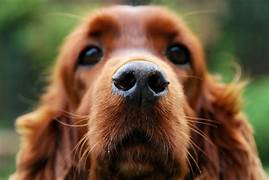
#> input picture Resources/dog.jpg, 269 x 180 px
$ python 'Resizing  and Cropping.py'
#> lines starting #> are read from the running program, lines starting #| are printed output that depends on the picture
import cv2
import numpy as np

img = cv2.imread("Resources/dog.jpg")
#> img is the input picture: shape (180, 269, 3); mean B, G, R 59.6, 86.4, 107.5
print(img.shape)
#| (180, 269, 3)

imgResize = cv2.resize(img, (1000,500))
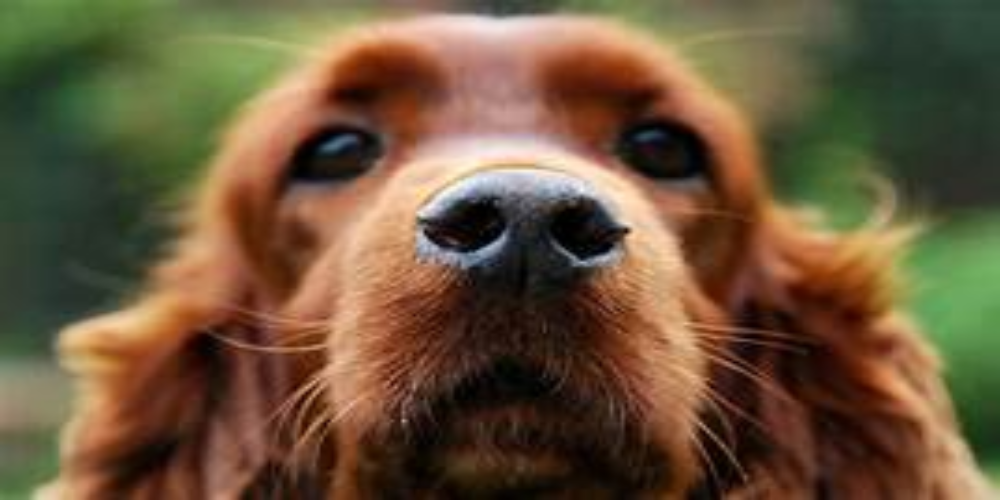
#> imgResize: shape (500, 1000, 3); mean B, G, R 59.5, 86.3, 107.3
print(imgResize.shape)
#| (500, 1000, 3)

imgCropped = img[0:200,50:500]
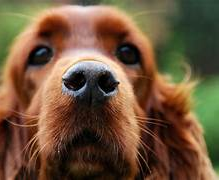
#> imgCropped: shape (180, 219, 3); mean B, G, R 60, 85.6, 111.3

cv2.imshow("DOG", img)
cv2.imshow("Resize Image", imgResize)
cv2.imshow("Cropped image", imgCropped)

cv2.waitKey(0)

$ run again, with Resources/img.png saved as Resources/dog.jpg
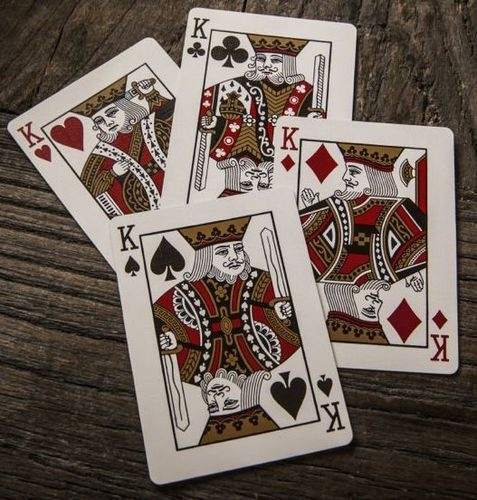
#> input picture Resources/img.png, 477 x 500 px
#> img is the input picture: shape (500, 477, 3); mean B, G, R 88.2, 96.6, 109.6
#| (500, 477, 3)
#> `imgResize = cv2.resize(img, (1000,500))`:
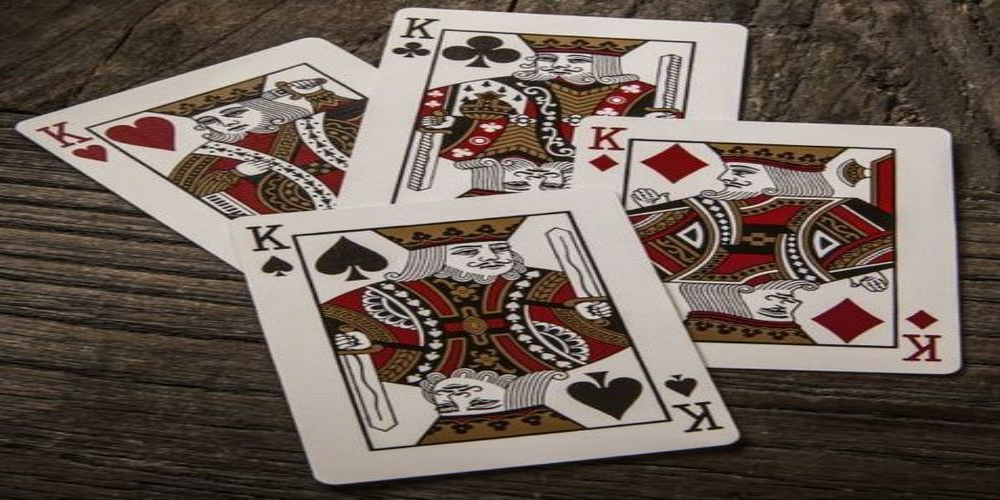
#> imgResize: shape (500, 1000, 3); mean B, G, R 88.2, 96.6, 109.6
#| (500, 1000, 3)
#> `imgCropped = img[0:200,50:500]`:
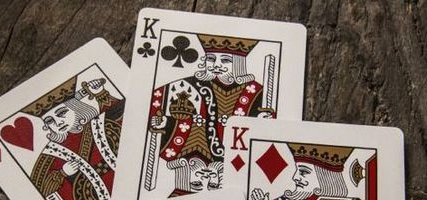
#> imgCropped: shape (200, 427, 3); mean B, G, R 106.9, 115.6, 129.9
